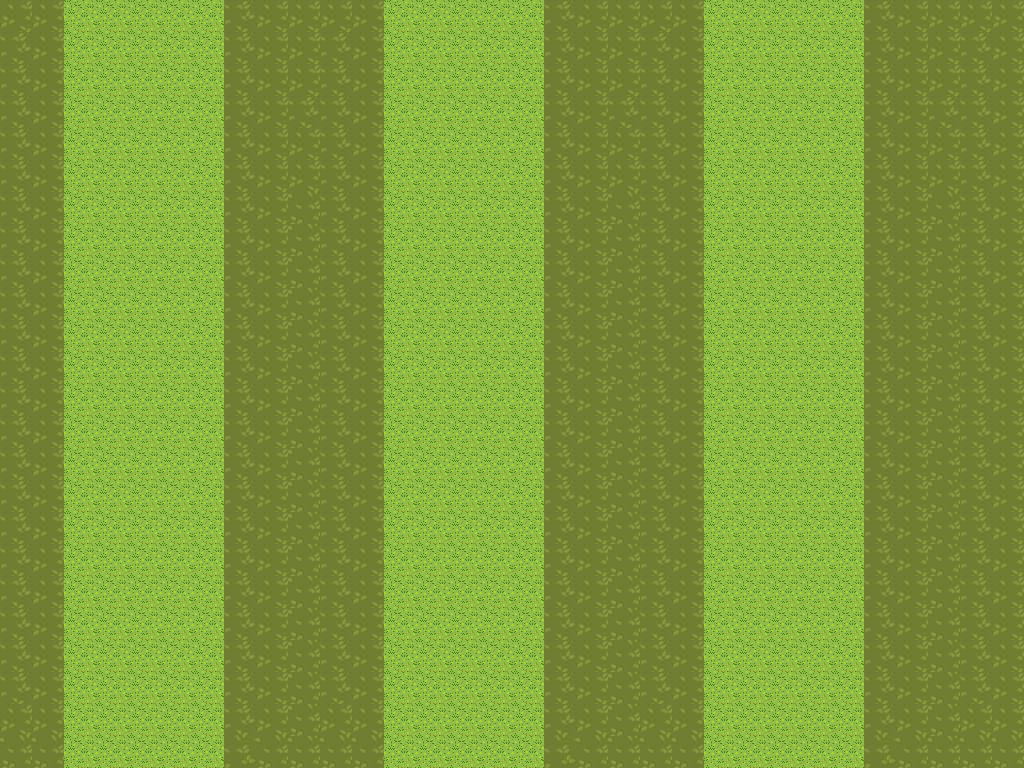

This game map was drawn from its Tiled (.tmx) file and the tilesets committed beside it. A one-line description and the trimmed map source follow:
An orthogonal 32x24 tile map with 32x32 px tiles, 1 tile layer (Tile Layer 1), 2 tilesets.

<map version="1.0" orientation="orthogonal" renderorder="right-down" width="32" height="24" tilewidth="32" tileheight="32">
 <tileset firstgid="1" name="grass7" tilewidth="32" tileheight="32">
  <image source="grass7.png" width="32" height="32" />
 </tileset>
 <tileset firstgid="2" name="grass6" tilewidth="32" tileheight="32">
  <image source="grass6.jpeg" width="80" height="80" />
 </tileset>
 <layer name="Tile Layer 1" width="32" height="24">
  <data>[768 cells, 768 non-empty, 5 distinct tile ids]</data>
 </layer>
</map>
